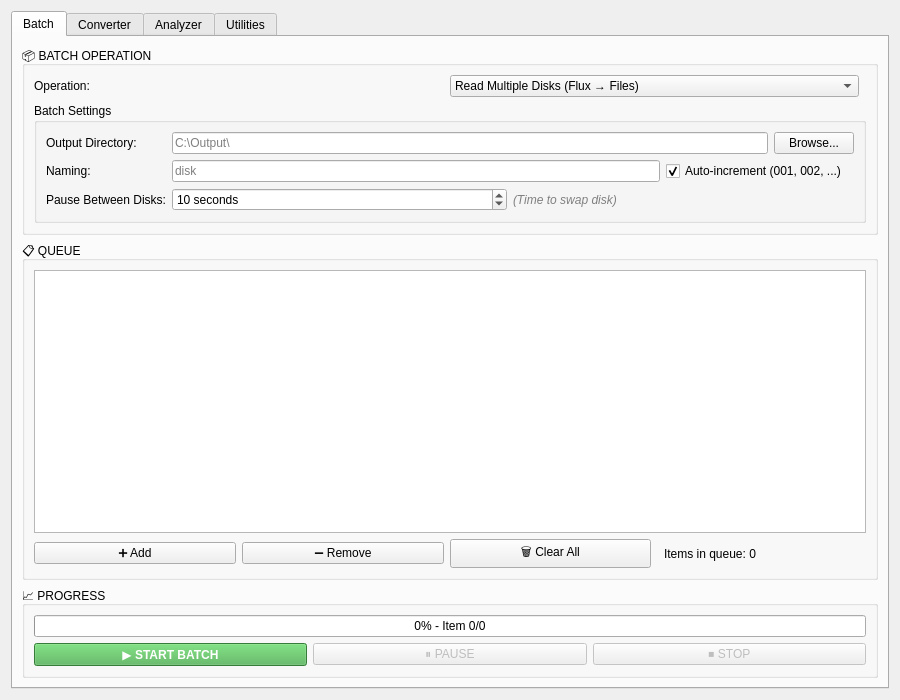
<?xml version="1.0" encoding="UTF-8"?>
<ui version="4.0">
 <class>TabTools</class>
 <widget class="QWidget" name="TabTools">
  <property name="geometry">
   <rect>
    <x>0</x>
    <y>0</y>
    <width>900</width>
    <height>700</height>
   </rect>
  </property>
  <layout class="QVBoxLayout" name="verticalLayout_main">
   
   <!-- SUB-TABS -->
   <item>
    <widget class="QTabWidget" name="tabWidgetTools">
     <property name="currentIndex">
      <number>0</number>
     </property>
     
     <!-- ========================================== -->
     <!-- SUB-TAB 1: BATCH                           -->
     <!-- ========================================== -->
     <widget class="QWidget" name="tabBatch">
      <attribute name="title">
       <string>Batch</string>
      </attribute>
      <layout class="QVBoxLayout" name="verticalLayout_batch">
       
       <item>
        <widget class="QGroupBox" name="groupBatchOperation">
         <property name="title">
          <string>📦 BATCH OPERATION</string>
         </property>
         <layout class="QVBoxLayout" name="verticalLayout_batchop">
          
          <item>
           <layout class="QHBoxLayout" name="horizontalLayout_batchtype">
            <item>
             <widget class="QLabel" name="labelBatchType">
              <property name="text">
               <string>Operation:</string>
              </property>
             </widget>
            </item>
            <item>
             <widget class="QComboBox" name="comboBatchType">
              <item><property name="text"><string>Read Multiple Disks (Flux → Files)</string></property></item>
              <item><property name="text"><string>Write Multiple Images (Files → Flux)</string></property></item>
              <item><property name="text"><string>Verify Multiple Images</string></property></item>
              <item><property name="text"><string>Convert Multiple Files</string></property></item>
             </widget>
            </item>
            <item>
             <spacer>
              <property name="orientation">
               <enum>Qt::Horizontal</enum>
              </property>
             </spacer>
            </item>
           </layout>
          </item>
          
          <item>
           <widget class="QGroupBox" name="groupBatchSettings">
            <property name="title">
             <string>Batch Settings</string>
            </property>
            <layout class="QFormLayout" name="formLayout_batch">
             <item row="0" column="0">
              <widget class="QLabel" name="labelBatchOutput">
               <property name="text">
                <string>Output Directory:</string>
               </property>
              </widget>
             </item>
             <item row="0" column="1">
              <layout class="QHBoxLayout">
               <item>
                <widget class="QLineEdit" name="lineBatchOutput">
                 <property name="placeholderText">
                  <string>C:\Output\</string>
                 </property>
                </widget>
               </item>
               <item>
                <widget class="QPushButton" name="btnBrowseBatchOutput">
                 <property name="text">
                  <string>Browse...</string>
                 </property>
                </widget>
               </item>
              </layout>
             </item>
             
             <item row="1" column="0">
              <widget class="QLabel" name="labelBatchNaming">
               <property name="text">
                <string>Naming:</string>
               </property>
              </widget>
             </item>
             <item row="1" column="1">
              <layout class="QHBoxLayout">
               <item>
                <widget class="QLineEdit" name="lineBatchPrefix">
                 <property name="placeholderText">
                  <string>disk</string>
                 </property>
                 <property name="maximumWidth">
                  <number>150</number>
                 </property>
                </widget>
               </item>
               <item>
                <widget class="QCheckBox" name="checkAutoIncrement">
                 <property name="text">
                  <string>Auto-increment (001, 002, ...)</string>
                 </property>
                 <property name="checked">
                  <bool>true</bool>
                 </property>
                </widget>
               </item>
               <item>
                <spacer>
                 <property name="orientation">
                  <enum>Qt::Horizontal</enum>
                 </property>
                </spacer>
               </item>
              </layout>
             </item>
             
             <item row="2" column="0">
              <widget class="QLabel" name="labelPauseBetween">
               <property name="text">
                <string>Pause Between Disks:</string>
               </property>
              </widget>
             </item>
             <item row="2" column="1">
              <layout class="QHBoxLayout">
               <item>
                <widget class="QSpinBox" name="spinPauseSeconds">
                 <property name="suffix">
                  <string> seconds</string>
                 </property>
                 <property name="value">
                  <number>10</number>
                 </property>
                 <property name="maximumWidth">
                  <number>100</number>
                 </property>
                </widget>
               </item>
               <item>
                <widget class="QLabel" name="labelPauseHint">
                 <property name="text">
                  <string>(Time to swap disk)</string>
                 </property>
                 <property name="styleSheet">
                  <string>color: gray; font-style: italic;</string>
                 </property>
                </widget>
               </item>
               <item>
                <spacer>
                 <property name="orientation">
                  <enum>Qt::Horizontal</enum>
                 </property>
                </spacer>
               </item>
              </layout>
             </item>
            </layout>
           </widget>
          </item>
          
         </layout>
        </widget>
       </item>
       
       <item>
        <widget class="QGroupBox" name="groupBatchQueue">
         <property name="title">
          <string>📋 QUEUE</string>
         </property>
         <layout class="QVBoxLayout" name="verticalLayout_queue">
          <item>
           <widget class="QListWidget" name="listBatchQueue">
            <property name="alternatingRowColors">
             <bool>true</bool>
            </property>
           </widget>
          </item>
          
          <item>
           <layout class="QHBoxLayout" name="horizontalLayout_queueButtons">
            <item>
             <widget class="QPushButton" name="btnAddToQueue">
              <property name="text">
               <string>➕ Add</string>
              </property>
             </widget>
            </item>
            <item>
             <widget class="QPushButton" name="btnRemoveFromQueue">
              <property name="text">
               <string>➖ Remove</string>
              </property>
             </widget>
            </item>
            <item>
             <widget class="QPushButton" name="btnClearQueue">
              <property name="text">
               <string>🗑️ Clear All</string>
              </property>
             </widget>
            </item>
            <item>
             <spacer>
              <property name="orientation">
               <enum>Qt::Horizontal</enum>
              </property>
             </spacer>
            </item>
            <item>
             <widget class="QLabel" name="labelQueueCount">
              <property name="text">
               <string>Items in queue: 0</string>
              </property>
             </widget>
            </item>
           </layout>
          </item>
         </layout>
        </widget>
       </item>
       
       <item>
        <widget class="QGroupBox" name="groupBatchProgress">
         <property name="title">
          <string>📈 PROGRESS</string>
         </property>
         <property name="maximumHeight">
          <number>100</number>
         </property>
         <layout class="QVBoxLayout" name="verticalLayout_batchprogress">
          <item>
           <widget class="QProgressBar" name="progressBatch">
            <property name="value">
             <number>0</number>
            </property>
            <property name="format">
             <string>%p% - Item 0/0</string>
            </property>
           </widget>
          </item>
          <item>
           <layout class="QHBoxLayout">
            <item>
             <widget class="QPushButton" name="btnStartBatch">
              <property name="text">
               <string>▶ START BATCH</string>
              </property>
              <property name="minimumHeight">
               <number>35</number>
              </property>
              <property name="styleSheet">
               <string>QPushButton { background-color: #4CAF50; color: white; font-weight: bold; }</string>
              </property>
             </widget>
            </item>
            <item>
             <widget class="QPushButton" name="btnPauseBatch">
              <property name="text">
               <string>⏸ PAUSE</string>
              </property>
              <property name="minimumHeight">
               <number>35</number>
              </property>
              <property name="enabled">
               <bool>false</bool>
              </property>
             </widget>
            </item>
            <item>
             <widget class="QPushButton" name="btnStopBatch">
              <property name="text">
               <string>⏹ STOP</string>
              </property>
              <property name="minimumHeight">
               <number>35</number>
              </property>
              <property name="enabled">
               <bool>false</bool>
              </property>
             </widget>
            </item>
           </layout>
          </item>
         </layout>
        </widget>
       </item>
       
      </layout>
     </widget>
     
     <!-- ========================================== -->
     <!-- SUB-TAB 2: CONVERTER                       -->
     <!-- ========================================== -->
     <widget class="QWidget" name="tabConverter">
      <attribute name="title">
       <string>Converter</string>
      </attribute>
      <layout class="QVBoxLayout" name="verticalLayout_converter">
       
       <item>
        <widget class="QGroupBox" name="groupConverter">
         <property name="title">
          <string>🔄 FORMAT CONVERTER</string>
         </property>
         <layout class="QVBoxLayout" name="verticalLayout_conv">
          
          <item>
           <layout class="QFormLayout" name="formLayout_converter">
            <item row="0" column="0">
             <widget class="QLabel" name="labelSourceFormat">
              <property name="text">
               <string>Source Format:</string>
              </property>
             </widget>
            </item>
            <item row="0" column="1">
             <widget class="QComboBox" name="comboSourceFormat">
              <item><property name="text"><string>Auto-Detect</string></property></item>
              <item><property name="text"><string>SCP - SuperCard Pro</string></property></item>
              <item><property name="text"><string>HFE - HxC Floppy</string></property></item>
              <item><property name="text"><string>IMG - Raw Image</string></property></item>
              <item><property name="text"><string>D64 - C64 1541</string></property></item>
              <item><property name="text"><string>D71 - C64 1571</string></property></item>
              <item><property name="text"><string>ADF - Amiga</string></property></item>
              <item><property name="text"><string>ST - Atari ST</string></property></item>
              <item><property name="text"><string>ATR - Atari 8-bit</string></property></item>
             </widget>
            </item>
            
            <item row="1" column="0">
             <widget class="QLabel" name="labelTargetFormat">
              <property name="text">
               <string>Target Format:</string>
              </property>
             </widget>
            </item>
            <item row="1" column="1">
             <widget class="QComboBox" name="comboTargetFormat">
              <item><property name="text"><string>SCP - SuperCard Pro</string></property></item>
              <item><property name="text"><string>HFE - HxC Floppy</string></property></item>
              <item><property name="text"><string>IMG - Raw Image</string></property></item>
              <item><property name="text"><string>D64 - C64 1541</string></property></item>
              <item><property name="text"><string>ADF - Amiga</string></property></item>
              <item><property name="text"><string>ST - Atari ST</string></property></item>
              <item><property name="text"><string>ATR - Atari 8-bit</string></property></item>
             </widget>
            </item>
           </layout>
          </item>
          
          <item>
           <widget class="QGroupBox" name="groupConvFiles">
            <property name="title">
             <string>Files</string>
            </property>
            <layout class="QFormLayout" name="formLayout_convfiles">
             <item row="0" column="0">
              <widget class="QLabel" name="labelConvInput">
               <property name="text">
                <string>Input File(s):</string>
               </property>
              </widget>
             </item>
             <item row="0" column="1">
              <layout class="QHBoxLayout">
               <item>
                <widget class="QLineEdit" name="lineConvInput">
                 <property name="placeholderText">
                  <string>Select file(s) or drag &amp; drop</string>
                 </property>
                </widget>
               </item>
               <item>
                <widget class="QPushButton" name="btnBrowseConvInput">
                 <property name="text">
                  <string>Browse...</string>
                 </property>
                </widget>
               </item>
              </layout>
             </item>
             
             <item row="1" column="0">
              <widget class="QLabel" name="labelConvOutput">
               <property name="text">
                <string>Output Directory:</string>
               </property>
              </widget>
             </item>
             <item row="1" column="1">
              <layout class="QHBoxLayout">
               <item>
                <widget class="QLineEdit" name="lineConvOutput">
                 <property name="placeholderText">
                  <string>C:\Output\</string>
                 </property>
                </widget>
               </item>
               <item>
                <widget class="QPushButton" name="btnBrowseConvOutput">
                 <property name="text">
                  <string>Browse...</string>
                 </property>
                </widget>
               </item>
              </layout>
             </item>
            </layout>
           </widget>
          </item>
          
          <item>
           <widget class="QGroupBox" name="groupConvOptions">
            <property name="title">
             <string>Options</string>
            </property>
            <layout class="QVBoxLayout" name="verticalLayout_convoptions">
             <item>
              <widget class="QCheckBox" name="checkConvMetadata">
               <property name="text">
                <string>✓ Preserve metadata</string>
               </property>
               <property name="checked">
                <bool>true</bool>
               </property>
              </widget>
             </item>
             <item>
              <widget class="QCheckBox" name="checkConvVerify">
               <property name="text">
                <string>✓ Verify after conversion</string>
               </property>
               <property name="checked">
                <bool>true</bool>
               </property>
              </widget>
             </item>
             <item>
              <widget class="QCheckBox" name="checkConvDelete">
               <property name="text">
                <string>Delete source files after successful conversion</string>
               </property>
              </widget>
             </item>
            </layout>
           </widget>
          </item>
          
          <item>
           <layout class="QHBoxLayout">
            <item>
             <spacer>
              <property name="orientation">
               <enum>Qt::Horizontal</enum>
              </property>
             </spacer>
            </item>
            <item>
             <widget class="QPushButton" name="btnConvert">
              <property name="text">
               <string>▶ CONVERT</string>
              </property>
              <property name="minimumSize">
               <size>
                <width>200</width>
                <height>40</height>
               </size>
              </property>
              <property name="styleSheet">
               <string>QPushButton { background-color: #2196F3; color: white; font-weight: bold; }</string>
              </property>
             </widget>
            </item>
            <item>
             <spacer>
              <property name="orientation">
               <enum>Qt::Horizontal</enum>
              </property>
             </spacer>
            </item>
           </layout>
          </item>
          
          <item>
           <spacer>
            <property name="orientation">
             <enum>Qt::Vertical</enum>
            </property>
           </spacer>
          </item>
          
         </layout>
        </widget>
       </item>
       
      </layout>
     </widget>
     
     <!-- ========================================== -->
     <!-- SUB-TAB 3: ANALYZER                        -->
     <!-- ========================================== -->
     <widget class="QWidget" name="tabAnalyzer">
      <attribute name="title">
       <string>Analyzer</string>
      </attribute>
      <layout class="QVBoxLayout" name="verticalLayout_analyzer">
       
       <item>
        <widget class="QGroupBox" name="groupAnalyzer">
         <property name="title">
          <string>🔬 DISK ANALYZER</string>
         </property>
         <layout class="QVBoxLayout" name="verticalLayout_analyze">
          
          <item>
           <layout class="QHBoxLayout">
            <item>
             <widget class="QLabel" name="labelAnalyzeFile">
              <property name="text">
               <string>File to Analyze:</string>
              </property>
             </widget>
            </item>
            <item>
             <widget class="QLineEdit" name="lineAnalyzeFile">
              <property name="placeholderText">
               <string>Select disk image file...</string>
              </property>
             </widget>
            </item>
            <item>
             <widget class="QPushButton" name="btnBrowseAnalyze">
              <property name="text">
               <string>Browse...</string>
              </property>
             </widget>
            </item>
            <item>
             <widget class="QPushButton" name="btnAnalyze">
              <property name="text">
               <string>🔍 ANALYZE</string>
              </property>
              <property name="styleSheet">
               <string>QPushButton { background-color: #FF9800; color: white; font-weight: bold; }</string>
              </property>
             </widget>
            </item>
           </layout>
          </item>
          
          <item>
           <widget class="QGroupBox" name="groupAnalysisResults">
            <property name="title">
             <string>Analysis Results</string>
            </property>
            <layout class="QVBoxLayout" name="verticalLayout_results">
             <item>
              <widget class="QTextEdit" name="textAnalysisResults">
               <property name="readOnly">
                <bool>true</bool>
               </property>
               <property name="placeholderText">
                <string>Analysis results will appear here...

Format: [Detected]
Tracks: [T×S]
Encoding: [MFM/FM/GCR]
Sectors: [per track]
Timing: [average]
Weak Bits: [detected/not detected]
Protection: [type if detected]
File System: [detected]
Bootblock: [type]
MD5: [hash]
SHA-1: [hash]</string>
               </property>
              </widget>
             </item>
            </layout>
           </widget>
          </item>
          
          <item>
           <layout class="QHBoxLayout">
            <item>
             <spacer>
              <property name="orientation">
               <enum>Qt::Horizontal</enum>
              </property>
             </spacer>
            </item>
            <item>
             <widget class="QPushButton" name="btnExportReport">
              <property name="text">
               <string>📄 Export Report</string>
              </property>
             </widget>
            </item>
            <item>
             <widget class="QPushButton" name="btnCopyToClipboard">
              <property name="text">
               <string>📋 Copy to Clipboard</string>
              </property>
             </widget>
            </item>
           </layout>
          </item>
          
         </layout>
        </widget>
       </item>
       
      </layout>
     </widget>
     
     <!-- ========================================== -->
     <!-- SUB-TAB 4: UTILITIES                       -->
     <!-- ========================================== -->
     <widget class="QWidget" name="tabUtilities">
      <attribute name="title">
       <string>Utilities</string>
      </attribute>
      <layout class="QVBoxLayout" name="verticalLayout_utilities">
       
       <!-- IMAGE COMPARE -->
       <item>
        <widget class="QGroupBox" name="groupCompare">
         <property name="title">
          <string>🔍 IMAGE COMPARE</string>
         </property>
         <layout class="QVBoxLayout" name="verticalLayout_compare">
          <item>
           <layout class="QFormLayout" name="formLayout_compare">
            <item row="0" column="0">
             <widget class="QLabel" name="labelCompare1">
              <property name="text">
               <string>File 1:</string>
              </property>
             </widget>
            </item>
            <item row="0" column="1">
             <layout class="QHBoxLayout">
              <item>
               <widget class="QLineEdit" name="lineCompare1"/>
              </item>
              <item>
               <widget class="QPushButton" name="btnBrowseCompare1">
                <property name="text">
                 <string>Browse...</string>
                </property>
               </widget>
              </item>
             </layout>
            </item>
            
            <item row="1" column="0">
             <widget class="QLabel" name="labelCompare2">
              <property name="text">
               <string>File 2:</string>
              </property>
             </widget>
            </item>
            <item row="1" column="1">
             <layout class="QHBoxLayout">
              <item>
               <widget class="QLineEdit" name="lineCompare2"/>
              </item>
              <item>
               <widget class="QPushButton" name="btnBrowseCompare2">
                <property name="text">
                 <string>Browse...</string>
                </property>
               </widget>
              </item>
             </layout>
            </item>
           </layout>
          </item>
          
          <item>
           <layout class="QHBoxLayout">
            <item>
             <spacer>
              <property name="orientation">
               <enum>Qt::Horizontal</enum>
              </property>
             </spacer>
            </item>
            <item>
             <widget class="QPushButton" name="btnCompare">
              <property name="text">
               <string>⚖️ COMPARE</string>
              </property>
             </widget>
            </item>
           </layout>
          </item>
          
          <item>
           <widget class="QTextEdit" name="textCompareResults">
            <property name="maximumHeight">
             <number>60</number>
            </property>
            <property name="readOnly">
             <bool>true</bool>
            </property>
            <property name="placeholderText">
             <string>Comparison results...</string>
            </property>
           </widget>
          </item>
         </layout>
        </widget>
       </item>
       
       <!-- CHECKSUM/HASH -->
       <item>
        <widget class="QGroupBox" name="groupHash">
         <property name="title">
          <string>🔐 CHECKSUM / HASH</string>
         </property>
         <layout class="QVBoxLayout" name="verticalLayout_hash">
          <item>
           <layout class="QHBoxLayout">
            <item>
             <widget class="QLabel" name="labelHashFile">
              <property name="text">
               <string>File:</string>
              </property>
             </widget>
            </item>
            <item>
             <widget class="QLineEdit" name="lineHashFile"/>
            </item>
            <item>
             <widget class="QPushButton" name="btnBrowseHash">
              <property name="text">
               <string>Browse...</string>
              </property>
             </widget>
            </item>
           </layout>
          </item>
          
          <item>
           <layout class="QHBoxLayout">
            <item>
             <widget class="QCheckBox" name="checkMD5">
              <property name="text">
               <string>MD5</string>
              </property>
              <property name="checked">
               <bool>true</bool>
              </property>
             </widget>
            </item>
            <item>
             <widget class="QCheckBox" name="checkSHA1">
              <property name="text">
               <string>SHA-1</string>
              </property>
              <property name="checked">
               <bool>true</bool>
              </property>
             </widget>
            </item>
            <item>
             <widget class="QCheckBox" name="checkSHA256">
              <property name="text">
               <string>SHA-256</string>
              </property>
             </widget>
            </item>
            <item>
             <spacer>
              <property name="orientation">
               <enum>Qt::Horizontal</enum>
              </property>
             </spacer>
            </item>
            <item>
             <widget class="QPushButton" name="btnGenerateHash">
              <property name="text">
               <string>🔒 GENERATE</string>
              </property>
             </widget>
            </item>
           </layout>
          </item>
          
          <item>
           <widget class="QTextEdit" name="textHashResults">
            <property name="maximumHeight">
             <number>80</number>
            </property>
            <property name="readOnly">
             <bool>true</bool>
            </property>
            <property name="placeholderText">
             <string>Hash values will appear here...</string>
            </property>
           </widget>
          </item>
         </layout>
        </widget>
       </item>
       
       <!-- DISK REPAIR -->
       <item>
        <widget class="QGroupBox" name="groupRepair">
         <property name="title">
          <string>🔧 DISK REPAIR (Experimental)</string>
         </property>
         <layout class="QVBoxLayout" name="verticalLayout_repair">
          <item>
           <layout class="QHBoxLayout">
            <item>
             <widget class="QLabel" name="labelRepairFile">
              <property name="text">
               <string>File:</string>
              </property>
             </widget>
            </item>
            <item>
             <widget class="QLineEdit" name="lineRepairFile"/>
            </item>
            <item>
             <widget class="QPushButton" name="btnBrowseRepair">
              <property name="text">
               <string>Browse...</string>
              </property>
             </widget>
            </item>
           </layout>
          </item>
          
          <item>
           <layout class="QHBoxLayout">
            <item>
             <widget class="QCheckBox" name="checkFixChecksums">
              <property name="text">
               <string>Fix checksums</string>
              </property>
             </widget>
            </item>
            <item>
             <widget class="QCheckBox" name="checkReconstructSectors">
              <property name="text">
               <string>Reconstruct bad sectors</string>
              </property>
             </widget>
            </item>
            <item>
             <spacer>
              <property name="orientation">
               <enum>Qt::Horizontal</enum>
              </property>
             </spacer>
            </item>
            <item>
             <widget class="QPushButton" name="btnRepair">
              <property name="text">
               <string>🔧 ANALYZE &amp; REPAIR</string>
              </property>
              <property name="styleSheet">
               <string>QPushButton { background-color: #f44336; color: white; font-weight: bold; }</string>
              </property>
             </widget>
            </item>
           </layout>
          </item>
         </layout>
        </widget>
       </item>
       
       <item>
        <spacer>
         <property name="orientation">
          <enum>Qt::Vertical</enum>
         </property>
        </spacer>
       </item>
       
      </layout>
     </widget>
     
    </widget>
   </item>
   
  </layout>
 </widget>
 <resources/>
 <connections/>
</ui>
